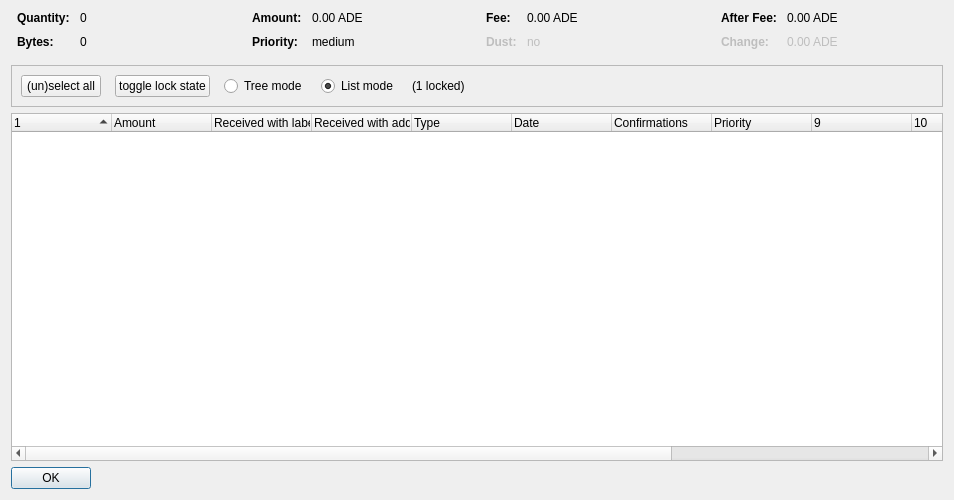
<?xml version="1.0" encoding="UTF-8"?>
<ui version="4.0">
 <class>CoinControlDialog</class>
 <widget class="QDialog" name="CoinControlDialog">
  <property name="geometry">
   <rect>
    <x>0</x>
    <y>0</y>
    <width>954</width>
    <height>500</height>
   </rect>
  </property>
  <property name="windowTitle">
   <string>Coin Selection</string>
  </property>
  <layout class="QVBoxLayout" name="verticalLayout">
   <item>
    <layout class="QHBoxLayout" name="horizontalLayoutTop" stretch="0,0,0,0">
     <property name="topMargin">
      <number>0</number>
     </property>
     <property name="bottomMargin">
      <number>10</number>
     </property>
     <item>
      <layout class="QFormLayout" name="formLayoutCoinControl1">
       <property name="horizontalSpacing">
        <number>10</number>
       </property>
       <property name="verticalSpacing">
        <number>10</number>
       </property>
       <property name="leftMargin">
        <number>6</number>
       </property>
       <property name="rightMargin">
        <number>6</number>
       </property>
       <item row="0" column="0">
        <widget class="QLabel" name="labelCoinControlQuantityText">
         <property name="font">
          <font>
           <weight>75</weight>
           <bold>true</bold>
          </font>
         </property>
         <property name="text">
          <string>Quantity:</string>
         </property>
        </widget>
       </item>
       <item row="0" column="1">
        <widget class="QLabel" name="labelCoinControlQuantity">
         <property name="cursor">
          <cursorShape>IBeamCursor</cursorShape>
         </property>
         <property name="contextMenuPolicy">
          <enum>Qt::ActionsContextMenu</enum>
         </property>
         <property name="text">
          <string notr="true">0</string>
         </property>
         <property name="textInteractionFlags">
          <set>Qt::LinksAccessibleByMouse|Qt::TextSelectableByKeyboard|Qt::TextSelectableByMouse</set>
         </property>
        </widget>
       </item>
       <item row="1" column="0">
        <widget class="QLabel" name="labelCoinControlBytesText">
         <property name="font">
          <font>
           <weight>75</weight>
           <bold>true</bold>
          </font>
         </property>
         <property name="text">
          <string>Bytes:</string>
         </property>
        </widget>
       </item>
       <item row="1" column="1">
        <widget class="QLabel" name="labelCoinControlBytes">
         <property name="cursor">
          <cursorShape>IBeamCursor</cursorShape>
         </property>
         <property name="contextMenuPolicy">
          <enum>Qt::ActionsContextMenu</enum>
         </property>
         <property name="text">
          <string notr="true">0</string>
         </property>
         <property name="textInteractionFlags">
          <set>Qt::LinksAccessibleByMouse|Qt::TextSelectableByKeyboard|Qt::TextSelectableByMouse</set>
         </property>
        </widget>
       </item>
      </layout>
     </item>
     <item>
      <layout class="QFormLayout" name="formLayoutCoinControl2">
       <property name="horizontalSpacing">
        <number>10</number>
       </property>
       <property name="verticalSpacing">
        <number>10</number>
       </property>
       <property name="leftMargin">
        <number>6</number>
       </property>
       <property name="rightMargin">
        <number>6</number>
       </property>
       <item row="0" column="0">
        <widget class="QLabel" name="labelCoinControlAmountText">
         <property name="font">
          <font>
           <weight>75</weight>
           <bold>true</bold>
          </font>
         </property>
         <property name="text">
          <string>Amount:</string>
         </property>
        </widget>
       </item>
       <item row="0" column="1">
        <widget class="QLabel" name="labelCoinControlAmount">
         <property name="cursor">
          <cursorShape>IBeamCursor</cursorShape>
         </property>
         <property name="contextMenuPolicy">
          <enum>Qt::ActionsContextMenu</enum>
         </property>
         <property name="text">
          <string notr="true">0.00 ADE</string>
         </property>
         <property name="textInteractionFlags">
          <set>Qt::LinksAccessibleByMouse|Qt::TextSelectableByKeyboard|Qt::TextSelectableByMouse</set>
         </property>
        </widget>
       </item>
       <item row="1" column="0">
        <widget class="QLabel" name="labelCoinControlPriorityText">
         <property name="font">
          <font>
           <weight>75</weight>
           <bold>true</bold>
          </font>
         </property>
         <property name="text">
          <string>Priority:</string>
         </property>
        </widget>
       </item>
       <item row="1" column="1">
        <widget class="QLabel" name="labelCoinControlPriority">
         <property name="cursor">
          <cursorShape>IBeamCursor</cursorShape>
         </property>
         <property name="contextMenuPolicy">
          <enum>Qt::ActionsContextMenu</enum>
         </property>
         <property name="text">
          <string>medium</string>
         </property>
         <property name="textInteractionFlags">
          <set>Qt::LinksAccessibleByMouse|Qt::TextSelectableByKeyboard|Qt::TextSelectableByMouse</set>
         </property>
        </widget>
       </item>
      </layout>
     </item>
     <item>
      <layout class="QFormLayout" name="formLayoutCoinControl3">
       <property name="horizontalSpacing">
        <number>10</number>
       </property>
       <property name="verticalSpacing">
        <number>10</number>
       </property>
       <property name="leftMargin">
        <number>6</number>
       </property>
       <property name="rightMargin">
        <number>6</number>
       </property>
       <item row="0" column="0">
        <widget class="QLabel" name="labelCoinControlFeeText">
         <property name="font">
          <font>
           <weight>75</weight>
           <bold>true</bold>
          </font>
         </property>
         <property name="text">
          <string>Fee:</string>
         </property>
        </widget>
       </item>
       <item row="0" column="1">
        <widget class="QLabel" name="labelCoinControlFee">
         <property name="cursor">
          <cursorShape>IBeamCursor</cursorShape>
         </property>
         <property name="contextMenuPolicy">
          <enum>Qt::ActionsContextMenu</enum>
         </property>
         <property name="text">
          <string notr="true">0.00 ADE</string>
         </property>
         <property name="textInteractionFlags">
          <set>Qt::LinksAccessibleByMouse|Qt::TextSelectableByKeyboard|Qt::TextSelectableByMouse</set>
         </property>
        </widget>
       </item>
       <item row="1" column="0">
        <widget class="QLabel" name="labelCoinControlLowOutputText">
         <property name="enabled">
          <bool>false</bool>
         </property>
         <property name="font">
          <font>
           <weight>75</weight>
           <bold>true</bold>
          </font>
         </property>
         <property name="text">
          <string>Dust:</string>
         </property>
        </widget>
       </item>
       <item row="1" column="1">
        <widget class="QLabel" name="labelCoinControlLowOutput">
         <property name="enabled">
          <bool>false</bool>
         </property>
         <property name="cursor">
          <cursorShape>IBeamCursor</cursorShape>
         </property>
         <property name="contextMenuPolicy">
          <enum>Qt::ActionsContextMenu</enum>
         </property>
         <property name="text">
          <string>no</string>
         </property>
         <property name="textInteractionFlags">
          <set>Qt::LinksAccessibleByMouse|Qt::TextSelectableByKeyboard|Qt::TextSelectableByMouse</set>
         </property>
        </widget>
       </item>
      </layout>
     </item>
     <item>
      <layout class="QFormLayout" name="formLayoutCoinControl4">
       <property name="horizontalSpacing">
        <number>10</number>
       </property>
       <property name="verticalSpacing">
        <number>10</number>
       </property>
       <property name="leftMargin">
        <number>6</number>
       </property>
       <property name="rightMargin">
        <number>6</number>
       </property>
       <item row="0" column="0">
        <widget class="QLabel" name="labelCoinControlAfterFeeText">
         <property name="font">
          <font>
           <weight>75</weight>
           <bold>true</bold>
          </font>
         </property>
         <property name="text">
          <string>After Fee:</string>
         </property>
        </widget>
       </item>
       <item row="0" column="1">
        <widget class="QLabel" name="labelCoinControlAfterFee">
         <property name="cursor">
          <cursorShape>IBeamCursor</cursorShape>
         </property>
         <property name="contextMenuPolicy">
          <enum>Qt::ActionsContextMenu</enum>
         </property>
         <property name="text">
          <string notr="true">0.00 ADE</string>
         </property>
         <property name="textInteractionFlags">
          <set>Qt::LinksAccessibleByMouse|Qt::TextSelectableByKeyboard|Qt::TextSelectableByMouse</set>
         </property>
        </widget>
       </item>
       <item row="1" column="0">
        <widget class="QLabel" name="labelCoinControlChangeText">
         <property name="enabled">
          <bool>false</bool>
         </property>
         <property name="font">
          <font>
           <weight>75</weight>
           <bold>true</bold>
          </font>
         </property>
         <property name="text">
          <string>Change:</string>
         </property>
        </widget>
       </item>
       <item row="1" column="1">
        <widget class="QLabel" name="labelCoinControlChange">
         <property name="enabled">
          <bool>false</bool>
         </property>
         <property name="cursor">
          <cursorShape>IBeamCursor</cursorShape>
         </property>
         <property name="contextMenuPolicy">
          <enum>Qt::ActionsContextMenu</enum>
         </property>
         <property name="text">
          <string notr="true">0.00 ADE</string>
         </property>
         <property name="textInteractionFlags">
          <set>Qt::LinksAccessibleByMouse|Qt::TextSelectableByKeyboard|Qt::TextSelectableByMouse</set>
         </property>
        </widget>
       </item>
      </layout>
     </item>
    </layout>
   </item>
   <item>
    <widget class="QFrame" name="frame">
     <property name="minimumSize">
      <size>
       <width>0</width>
       <height>40</height>
      </size>
     </property>
     <property name="frameShape">
      <enum>QFrame::StyledPanel</enum>
     </property>
     <property name="frameShadow">
      <enum>QFrame::Sunken</enum>
     </property>
     <layout class="QHBoxLayout" name="horizontalLayout">
      <item>
       <layout class="QHBoxLayout" name="horizontalLayoutPanel" stretch="0,0,0,0,0,0">
        <property name="spacing">
         <number>14</number>
        </property>
        <item>
         <widget class="QPushButton" name="pushButtonSelectAll">
          <property name="sizePolicy">
           <sizepolicy hsizetype="Maximum" vsizetype="Fixed">
            <horstretch>0</horstretch>
            <verstretch>0</verstretch>
           </sizepolicy>
          </property>
          <property name="text">
           <string>(un)select all</string>
          </property>
          <property name="autoDefault">
           <bool>false</bool>
          </property>
         </widget>
        </item>
        <item>
         <widget class="QPushButton" name="pushButtonToggleLock">
          <property name="sizePolicy">
           <sizepolicy hsizetype="Maximum" vsizetype="Fixed">
            <horstretch>0</horstretch>
            <verstretch>0</verstretch>
           </sizepolicy>
          </property>
          <property name="text">
           <string>toggle lock state</string>
          </property>
          <property name="autoDefault">
           <bool>false</bool>
          </property>
         </widget>
        </item>
        <item>
         <widget class="QRadioButton" name="radioTreeMode">
          <property name="sizePolicy">
           <sizepolicy hsizetype="Maximum" vsizetype="Fixed">
            <horstretch>0</horstretch>
            <verstretch>0</verstretch>
           </sizepolicy>
          </property>
          <property name="text">
           <string>Tree mode</string>
          </property>
         </widget>
        </item>
        <item>
         <widget class="QRadioButton" name="radioListMode">
          <property name="sizePolicy">
           <sizepolicy hsizetype="Maximum" vsizetype="Fixed">
            <horstretch>0</horstretch>
            <verstretch>0</verstretch>
           </sizepolicy>
          </property>
          <property name="text">
           <string>List mode</string>
          </property>
          <property name="checked">
           <bool>true</bool>
          </property>
         </widget>
        </item>
        <item>
         <widget class="QLabel" name="labelLocked">
          <property name="text">
           <string>(1 locked)</string>
          </property>
         </widget>
        </item>
        <item>
         <spacer name="horizontalSpacer">
          <property name="orientation">
           <enum>Qt::Horizontal</enum>
          </property>
          <property name="sizeHint" stdset="0">
           <size>
            <width>40</width>
            <height>20</height>
           </size>
          </property>
         </spacer>
        </item>
       </layout>
      </item>
     </layout>
    </widget>
   </item>
   <item>
    <widget class="CoinControlTreeWidget" name="treeWidget">
     <property name="contextMenuPolicy">
      <enum>Qt::CustomContextMenu</enum>
     </property>
     <property name="sortingEnabled">
      <bool>false</bool>
     </property>
     <property name="columnCount">
      <number>13</number>
     </property>
     <attribute name="headerShowSortIndicator" stdset="0">
      <bool>true</bool>
     </attribute>
     <attribute name="headerStretchLastSection">
      <bool>false</bool>
     </attribute>
     <column>
      <property name="text">
       <string/>
      </property>
     </column>
     <column>
      <property name="text">
       <string>Amount</string>
      </property>
     </column>
     <column>
      <property name="text">
       <string>Received with label</string>
      </property>
     </column>
     <column>
      <property name="text">
       <string>Received with address</string>
      </property>
     </column>
     <column>
      <property name="text">
       <string>Type</string>
      </property>
     </column>
     <column>
      <property name="text">
       <string>Date</string>
      </property>
     </column>
     <column>
      <property name="text">
       <string>Confirmations</string>
      </property>
      <property name="toolTip">
       <string>Confirmed</string>
      </property>
     </column>
     <column>
      <property name="text">
       <string>Priority</string>
      </property>
     </column>
     <column>
      <property name="text">
       <string/>
      </property>
     </column>
     <column>
      <property name="text">
       <string/>
      </property>
     </column>
     <column>
      <property name="text">
       <string/>
      </property>
     </column>
     <column>
      <property name="text">
       <string/>
      </property>
     </column>
     <column>
      <property name="text">
       <string/>
      </property>
     </column>
    </widget>
   </item>
   <item>
    <widget class="QDialogButtonBox" name="buttonBox">
     <property name="sizePolicy">
      <sizepolicy hsizetype="Maximum" vsizetype="Fixed">
       <horstretch>0</horstretch>
       <verstretch>0</verstretch>
      </sizepolicy>
     </property>
     <property name="orientation">
      <enum>Qt::Horizontal</enum>
     </property>
     <property name="standardButtons">
      <set>QDialogButtonBox::Ok</set>
     </property>
    </widget>
   </item>
  </layout>
 </widget>
 <customwidgets>
  <customwidget>
   <class>CoinControlTreeWidget</class>
   <extends>QTreeWidget</extends>
   <header>coincontroltreewidget.h</header>
  </customwidget>
 </customwidgets>
 <resources/>
 <connections/>
</ui>
